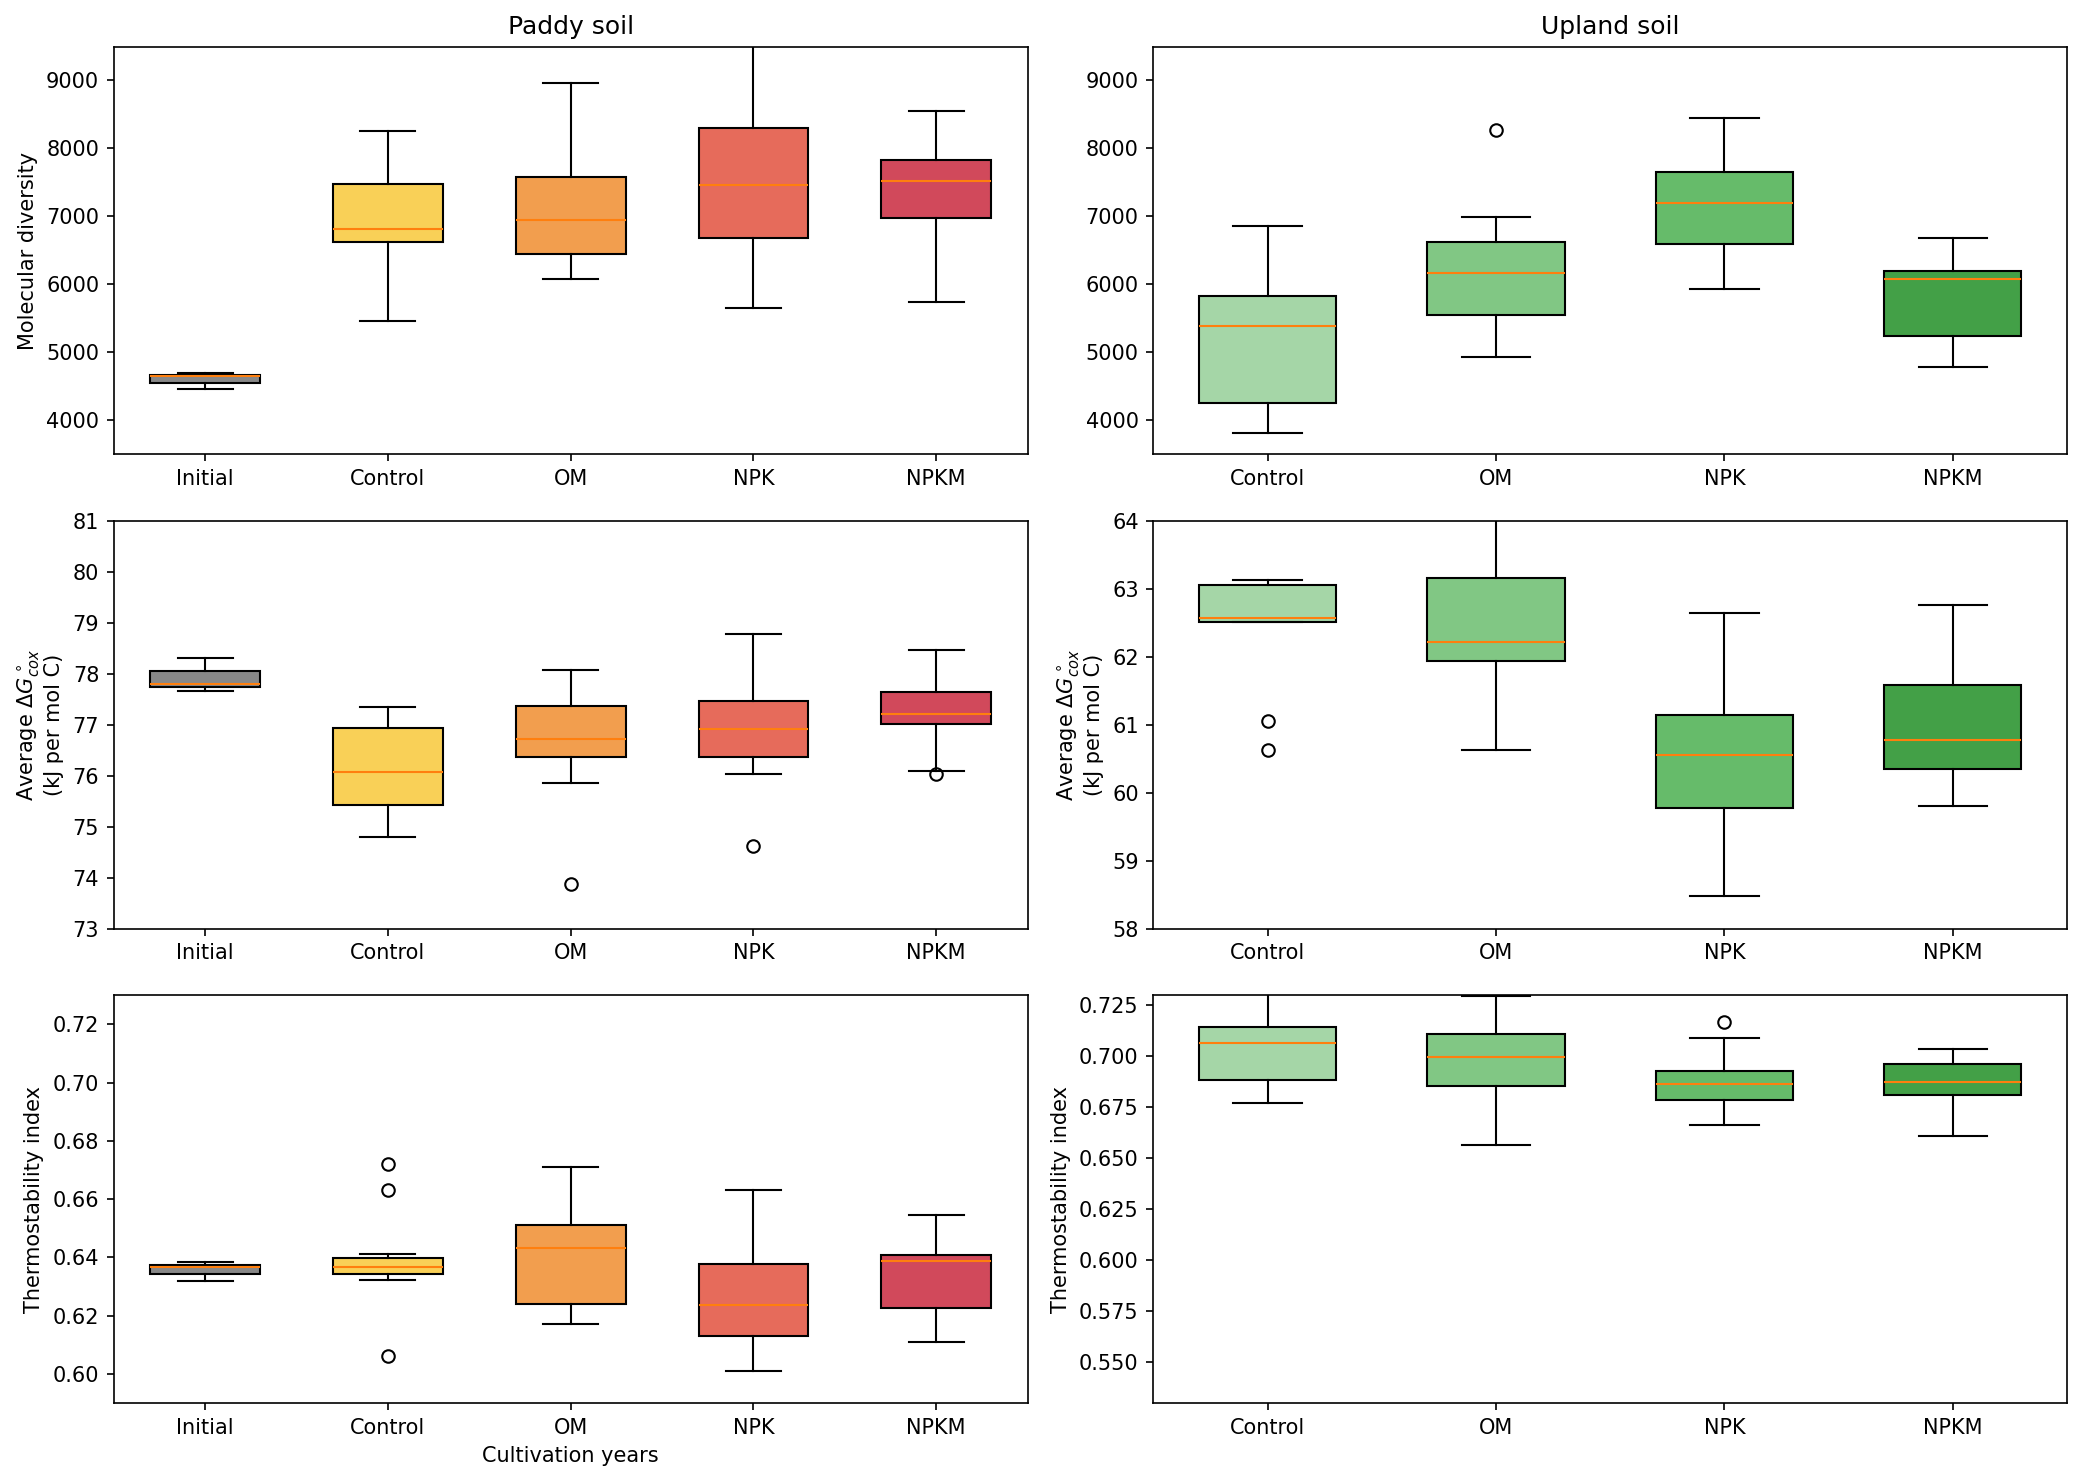

Source code (Python):
import numpy as np
import matplotlib.pyplot as plt

plt.rcParams['font.family'] = 'DejaVu Sans'
plt.rcParams['font.size'] = 10

# --------------------------
# 模拟数据（和原图趋势/分组一致）
# --------------------------
# 耕作年份与分组标签
paddy_treatments = ['Initial', 'Control', 'OM', 'NPK', 'NPKM']
upland_treatments = ['Control', 'OM', 'NPK', 'NPKM']
paddy_years = ['Y0', 'Y8', 'Y14', 'Y18', 'Y21', 'Y26', 'Y31']
upland_years = ['Y29', 'Y32', 'Y35', 'Y38', 'Y41']

# 稻田数据（分子多样性、ΔGcox、热稳定性指数）
np.random.seed(42)
# 分子多样性
paddy_div = [
    np.random.normal(4500, 300, 3),          # Initial
    np.random.normal(7000, 800, 3*4),         # Control
    np.random.normal(7500, 1000, 3*4),        # OM
    np.random.normal(8000, 1200, 3*4),        # NPK
    np.random.normal(7500, 1000, 3*4)         # NPKM
]
# ΔGcox
paddy_gcox = [
    np.random.normal(78, 0.5, 3),             # Initial
    np.random.normal(76, 1, 3*4),             # Control
    np.random.normal(76.5, 1, 3*4),           # OM
    np.random.normal(77, 1.2, 3*4),           # NPK
    np.random.normal(77.5, 1, 3*4)            # NPKM
]
# 热稳定性指数
paddy_thermo = [
    np.random.normal(0.64, 0.01, 3),          # Initial
    np.random.normal(0.635, 0.015, 3*4),      # Control
    np.random.normal(0.638, 0.015, 3*4),      # OM
    np.random.normal(0.632, 0.02, 3*4),       # NPK
    np.random.normal(0.635, 0.015, 3*4)      # NPKM
]

# 旱地数据（分子多样性、ΔGcox、热稳定性指数）
upland_div = [
    np.random.normal(5000, 1000, 3*4),        # Control
    np.random.normal(6000, 1200, 3*4),        # OM
    np.random.normal(7000, 1000, 3*4),        # NPK
    np.random.normal(6000, 800, 3*4)          # NPKM
]
upland_gcox = [
    np.random.normal(62, 1, 3*4),             # Control
    np.random.normal(62.5, 1, 3*4),           # OM
    np.random.normal(60.5, 1, 3*4),           # NPK
    np.random.normal(61, 1, 3*4)              # NPKM
]
upland_thermo = [
    np.random.normal(0.70, 0.015, 3*4),      # Control
    np.random.normal(0.705, 0.015, 3*4),      # OM
    np.random.normal(0.685, 0.015, 3*4),      # NPK
    np.random.normal(0.69, 0.015, 3*4)        # NPKM
]

# 配色（稻田黄橙红系，旱地绿色系）
paddy_colors = ['#888888', '#f9d057', '#f29e4e', '#e66b5b', '#d1495b']
upland_colors = ['#a5d6a7', '#81c784', '#66bb6a', '#43a047']

# --------------------------
# 绘图（和原图排版完全一致：左列稻田，右列旱地）
# --------------------------
fig, axes = plt.subplots(3, 2, figsize=(14, 10), dpi=100)

# --------------------------
# 左列：稻田土壤
# --------------------------
# 图1：分子多样性
ax = axes[0,0]
bp = ax.boxplot(paddy_div, patch_artist=True, positions=range(len(paddy_treatments)), widths=0.6)
for patch, color in zip(bp['boxes'], paddy_colors):
    patch.set_facecolor(color)
ax.set_xticks(range(len(paddy_treatments)))
ax.set_xticklabels(paddy_treatments)
ax.set_ylim(3500, 9500)
ax.set_ylabel('Molecular diversity')
ax.set_title('Paddy soil')

# 图2：ΔGcox
ax = axes[1,0]
bp = ax.boxplot(paddy_gcox, patch_artist=True, positions=range(len(paddy_treatments)), widths=0.6)
for patch, color in zip(bp['boxes'], paddy_colors):
    patch.set_facecolor(color)
ax.set_xticks(range(len(paddy_treatments)))
ax.set_xticklabels(paddy_treatments)
ax.set_ylim(73, 81)
ax.set_ylabel('Average $\Delta G^\\circ_{cox}$\n(kJ per mol C)')

# 图3：热稳定性指数
ax = axes[2,0]
bp = ax.boxplot(paddy_thermo, patch_artist=True, positions=range(len(paddy_treatments)), widths=0.6)
for patch, color in zip(bp['boxes'], paddy_colors):
    patch.set_facecolor(color)
ax.set_xticks(range(len(paddy_treatments)))
ax.set_xticklabels(paddy_treatments)
ax.set_ylim(0.59, 0.73)
ax.set_ylabel('Thermostability index')
ax.set_xlabel('Cultivation years')

# --------------------------
# 右列：旱地土壤
# --------------------------
# 图1：分子多样性
ax = axes[0,1]
bp = ax.boxplot(upland_div, patch_artist=True, positions=range(len(upland_treatments)), widths=0.6)
for patch, color in zip(bp['boxes'], upland_colors):
    patch.set_facecolor(color)
ax.set_xticks(range(len(upland_treatments)))
ax.set_xticklabels(upland_treatments)
ax.set_ylim(3500, 9500)
ax.set_title('Upland soil')

# 图2：ΔGcox
ax = axes[1,1]
bp = ax.boxplot(upland_gcox, patch_artist=True, positions=range(len(upland_treatments)), widths=0.6)
for patch, color in zip(bp['boxes'], upland_colors):
    patch.set_facecolor(color)
ax.set_xticks(range(len(upland_treatments)))
ax.set_xticklabels(upland_treatments)
ax.set_ylim(58, 64)
ax.set_ylabel('Average $\Delta G^\\circ_{cox}$\n(kJ per mol C)')

# 图3：热稳定性指数
ax = axes[2,1]
bp = ax.boxplot(upland_thermo, patch_artist=True, positions=range(len(upland_treatments)), widths=0.6)
for patch, color in zip(bp['boxes'], upland_colors):
    patch.set_facecolor(color)
ax.set_xticks(range(len(upland_treatments)))
ax.set_xticklabels(upland_treatments)
ax.set_ylim(0.53, 0.73)
ax.set_ylabel('Thermostability index')

plt.tight_layout()
plt.show()
